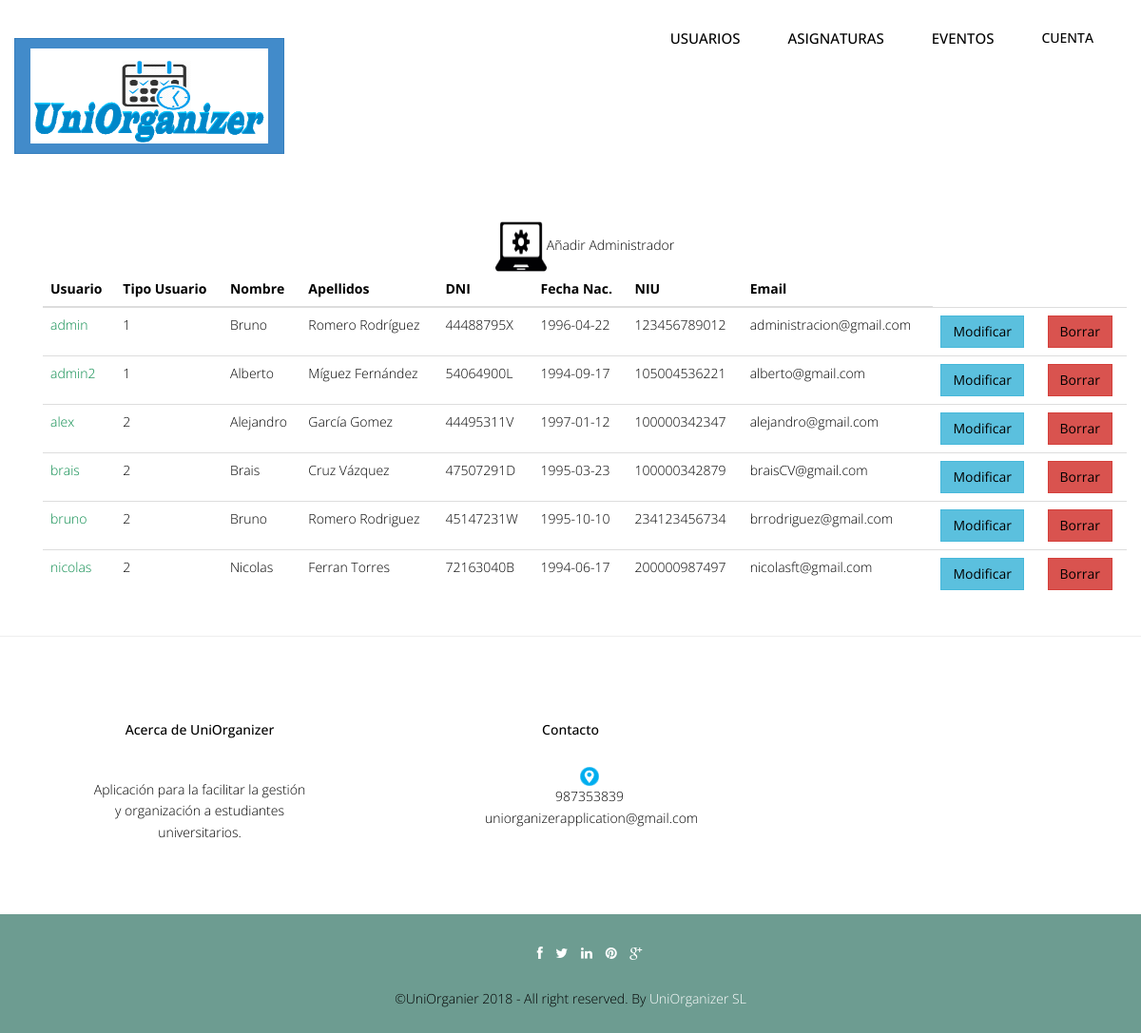
Page /Controllers/USUARIO_Controller.php (signed in) on the committed database.
### tables this page shows
CREATE TABLE `usuario` (
  `username` varchar(20) NOT NULL,
  `password` varchar(50) NOT NULL,
  `tipoUsuario` int(10) NOT NULL,
  `nombre` varchar(50) NOT NULL,
  `apellidos` varchar(50) NOT NULL,
  `dni` varchar(9) NOT NULL,
  `fechaNac` date NOT NULL,
  `niu` varchar(12) NOT NULL,
  `email` varchar(50) NOT NULL
);

### Controllers/USUARIO_Controller.php (called while the page is built, shortened)
<?php
include_once '../Models/USUARIO_Model.php';
include_once '../Views/header.php';
Switch ($_REQUEST['accion']) {
    default:
        if (!isset($_REQUEST['username'])) {
            $usuario = new USUARIO_Modelo('', '', '', '', '', '', '', '', '', '', '');
        } else {
            $usuario = get_data_form();
        }
        $datos = $usuario->ConsultarTodo($_REQUEST['user']);
        if (!tienePermisos('USUARIO_Show')) {
            new Mensaje('No tienes los permisos necesarios', '../Views/DEFAULT_Vista.php');
        } else {
            new USUARIO_Show($datos, '../Views/DEFAULT_Vista.php');
        }
}
?>

### Models/USUARIO_Model.php (called while the page is built, shortened)
<?php
include_once '../Functions/LibraryFunctions.php';
class USUARIO_Modelo {
    var $mysqli;
    function ConectarBD() {
        $this->mysqli = new mysqli("localhost", "root", "", "uniorganizer");
    }
    function ConsultarTodo($user) {
        $sql = "SELECT * FROM USUARIO";
        if (!($resultado = $this->mysqli->query($sql))) {
            return 'Error en la consulta sobre la base de datos';
        } else {
            $toret = array();
            $i = 0;
            while ($fila = $resultado->fetch_array()) {
                $toret[$i] = $fila;
                $i++;
            }
            return $toret;
        }
    }
}
?>

### Views/USUARIO_SHOWALL_Vista.php (the view, shortened to what this page needs)
<?php
class USUARIO_Show {
    private $datos;
    function __construct($array, $volver) {
        $this->datos = $array;
        $this->render();
    }
    function render() {
        ?>
        <div class="container">
            <?php
            $lista = array('username', 'tipoUsuario', 'nombre', 'apellidos', 'dni', 'fechaNac', 'niu', 'email');
            ?>
            <div class="container">
                <div align='center'>
					<a href='USUARIO_Controller.php?accion=<?php echo $strings['Insertar']; ?>&user=admin'><img src="../img/admin.jpg" width="54px" height="54px"><?php echo $strings['addAdministrador']; ?></a>
                    <table class="table">
                        <thead class="thead-dark">
                            <tr>
                                <?php
                                foreach ($lista as $titulo) {
                                    echo "<th>";
                                    echo $strings[$titulo];
                                    echo "</th>";
                                }
                                echo "</tr>";
                                echo "</thead>";
                                echo "<tbody>";
                                for ($j = 0; $j < count($this->datos); $j++) {
                                    echo "<tr>";
                                    foreach ($this->datos [$j] as $clave => $valor) {
                                        for ($i = 0; $i < count($lista); $i++) {
                                            if ($clave === $lista[$i]) {
                                                echo "<td>";
                                            if ($clave === 'username') {
                                                ?>
                                            <a href='USUARIO_Controller.php?username=<?php echo $this->datos[$j]['username'] . '&accion=' . $strings['Ver']; ?>'><font color="#088A4B"><?php echo $valor; ?></font></a> <?php
                                        } else {
                                            echo $valor;
                                        }
                                        echo "</td>";
                                    }
                                }
                            }
                            ?>
                            <td><button type="button" class="btn btn-info"><a href='USUARIO_Controller.php?username=<?php echo $this->datos[$j]['username'] . '&accion=' . $strings['Modificar']; ?>'><?php echo $strings['Modificar']; ?></a></button></td>
                            <td><button type="button" class="btn btn-danger"><a href='USUARIO_Controller.php?username=<?php echo $this->datos[$j]['username'] . '&accion=' . $strings['Borrar']; ?>'><?php echo $strings['Borrar']; ?></a></button></td>
                                    <?php
                                }
                                ?>
                        </tbody>
                    </table>
                </div>
            </div>
        </div>
        <?php
        include '../Views/footer.php';
    }
}

### css/style.css (style rules this page uses)
body { font-family:'Open Sans', Arial, sans-serif; font-size:14px; font-weight:300; line-height:1.6em; color:#000; background-color:#fff; }
.link-list ul,li,a { color:#000; list-style:none; }

### css/overwrite.css (style rules this page uses)
.btn { text-shadow: none; background-image:none; border-color: none; border-bottom-color: none; -webkit-box-shadow: none; -moz-box-shadow: none; box-shadow: none; }
.btn { outline:0; -webkit-border-radius: 0; -moz-border-radius: 0; border-radius: 0; }

### rows in the picture
usuario: username "admin", tipoUsuario "1", nombre "Bruno", apellidos "Romero Rodríguez", dni "44488795X", fechaNac "1996-04-22", niu "123456789012", email "administracion@gmail.com"
usuario: username "admin2", tipoUsuario "1", nombre "Alberto", apellidos "Míguez Fernández", dni "54064900L", fechaNac "1994-09-17", niu "105004536221", email "alberto@gmail.com"
usuario: username "alex", tipoUsuario "2", nombre "Alejandro", apellidos "García Gomez", dni "44495311V", fechaNac "1997-01-12", niu "100000342347", email "alejandro@gmail.com"
usuario: username "brais", tipoUsuario "2", nombre "Brais", apellidos "Cruz Vázquez", dni "47507291D", fechaNac "1995-03-23", niu "100000342879", email "braisCV@gmail.com"
usuario: username "bruno", tipoUsuario "2", nombre "Bruno", apellidos "Romero Rodriguez", dni "45147231W", fechaNac "1995-10-10", niu "234123456734", email "brrodriguez@gmail.com"
usuario: username "nicolas", tipoUsuario "2", nombre "Nicolas", apellidos "Ferran Torres", dni "72163040B", fechaNac "1994-06-17", niu "200000987497", email "nicolasft@gmail.com"

### other values in the picture
$strings['Cuenta'] "CUENTA"
$strings['addAdministrador'] "Añadir Administrador"
$strings[$titulo] "Usuario"
$strings[$titulo] "Tipo Usuario"
$strings[$titulo] "Nombre"
$strings[$titulo] "Apellidos"
$strings[$titulo] "DNI"
$strings[$titulo] "Fecha Nac."
$strings[$titulo] "NIU"
$strings[$titulo] "Email"
